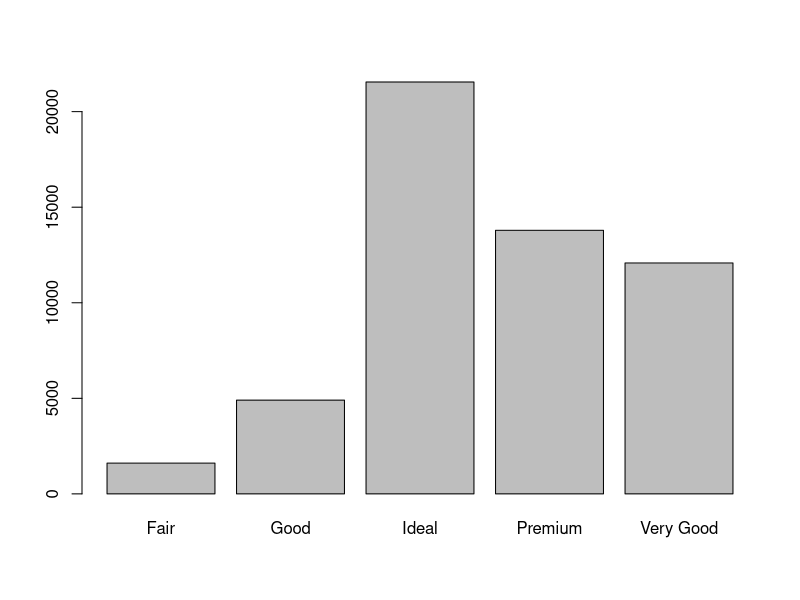
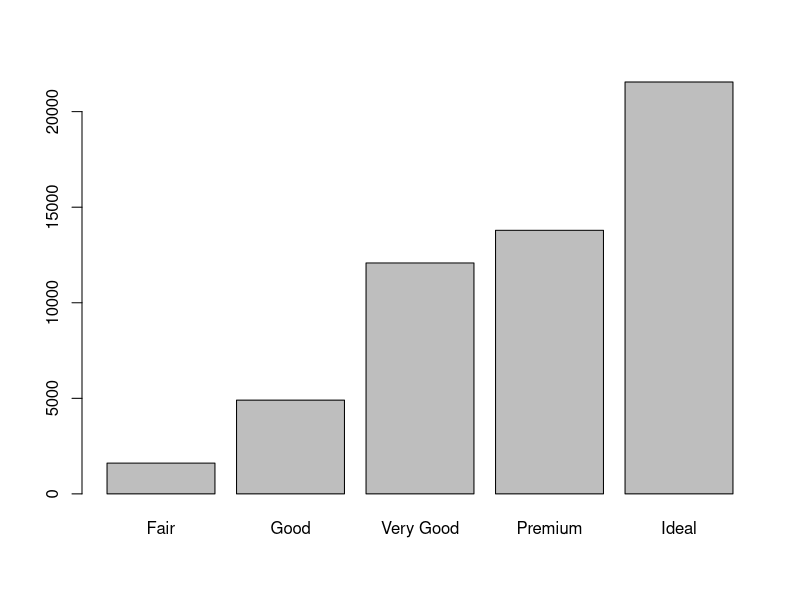
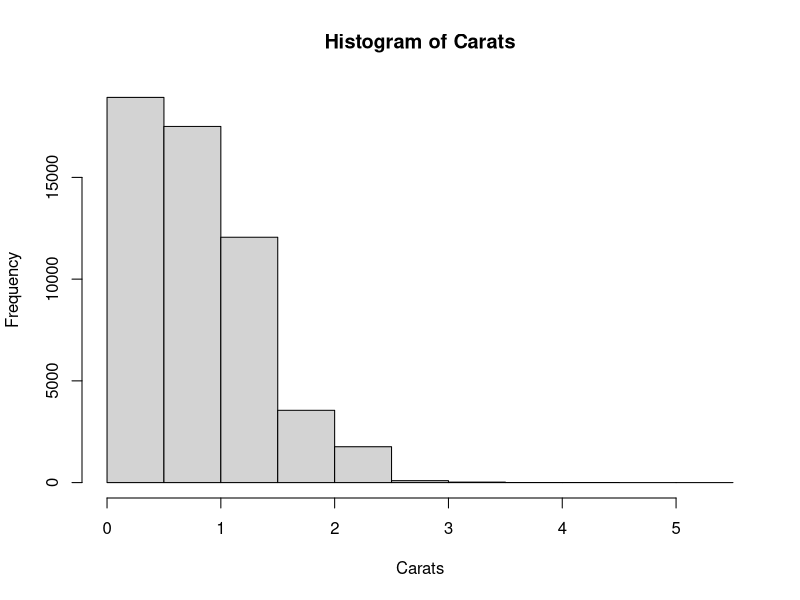
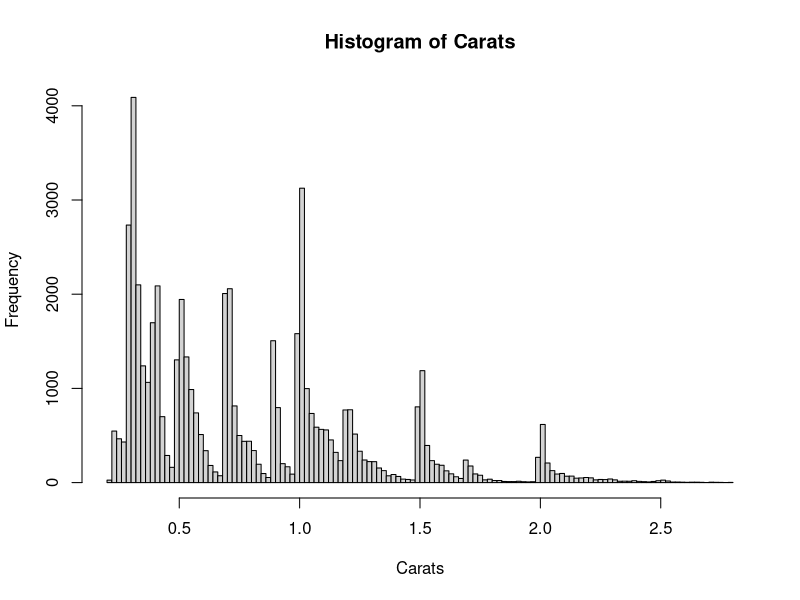
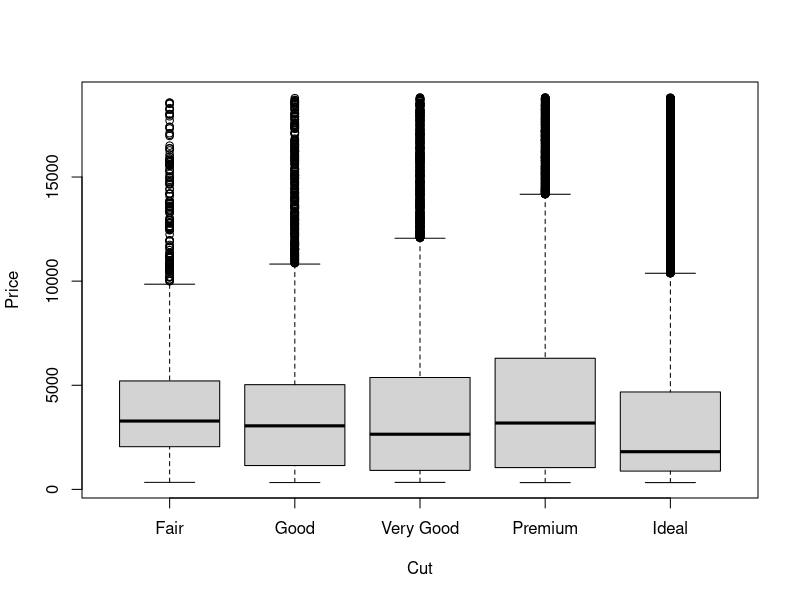
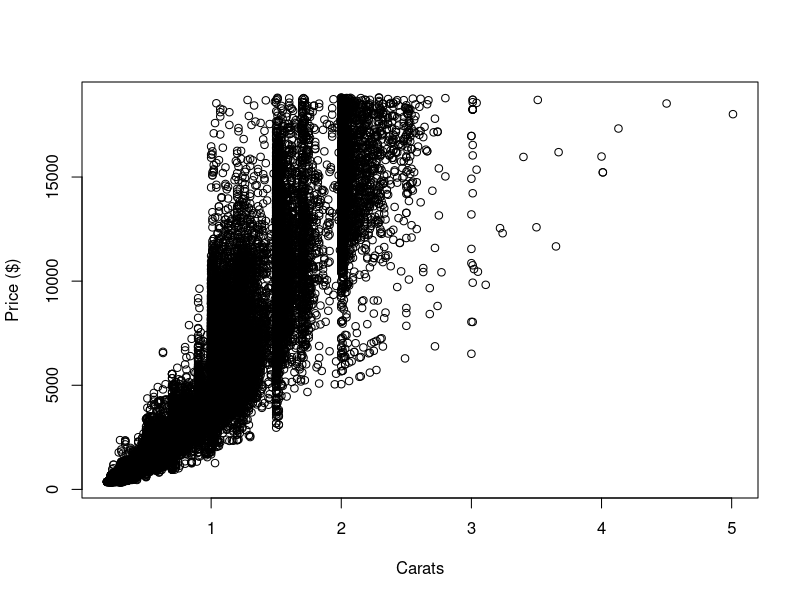
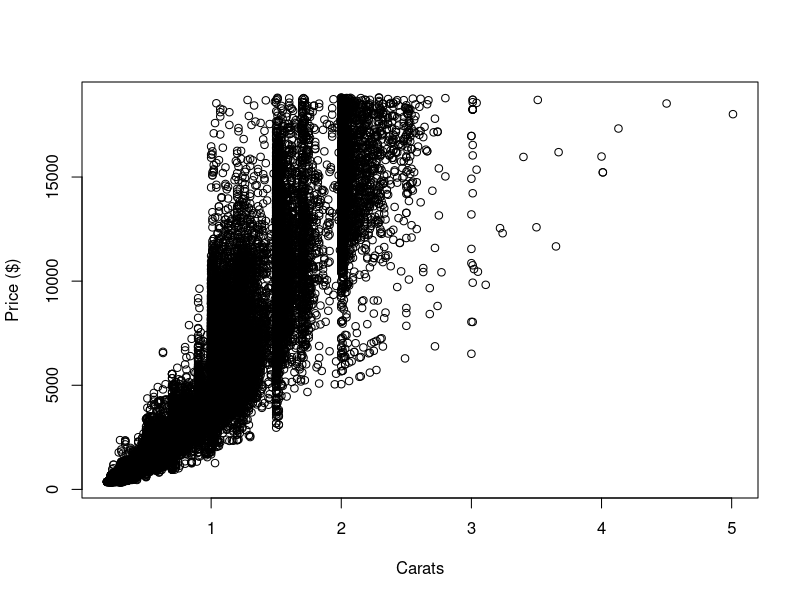
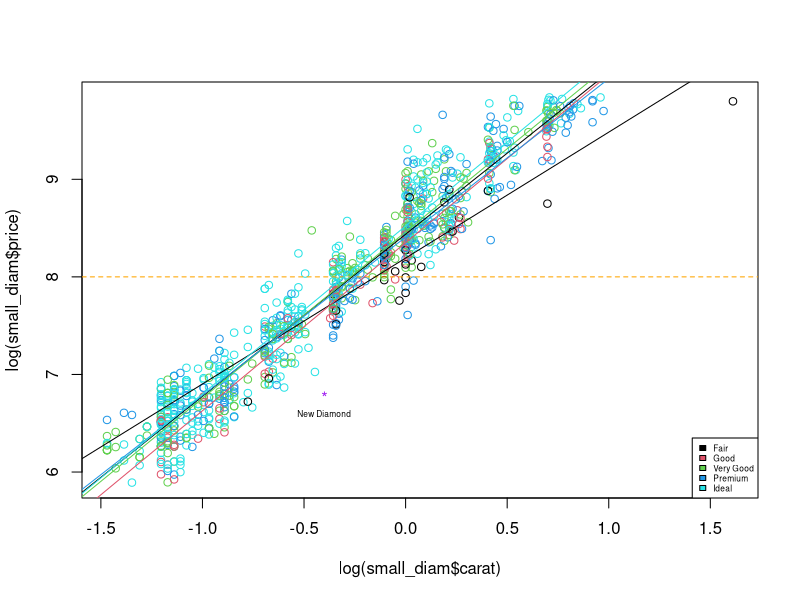

Reproduce these figures in R, in order.


####################################
######  Begin Document 
####################################


setwd("~/Desktop/Data")


## Slide 4 -------------------------------

diamonds         <- read.csv("diamonds.csv", as.is = T)
diamonds$cut     <- factor(diamonds$cut)
diamonds$color   <- factor(diamonds$color)
diamonds$clarity <- factor(diamonds$clarity)

## Slide 12 -------------------------------

table(diamonds$cut) 
names(table(diamonds$cut))

## Slide 13 -------------------------------

barplot(height = table(diamonds$cut), 
        names.arg = names(table(diamonds$cut)))


## Slide 14 -------------------------------

levels(diamonds$cut)
diamonds$cut <- factor(diamonds$cut, level = c("Fair", 
                                               "Good", "Very Good", "Premium", 
                                               "Ideal"))
levels(diamonds$cut)


## Slide 15 -------------------------------

barplot(height = table(diamonds$cut), 
        names.arg = names(table(diamonds$cut)))

## Slide 17 -------------------------------


hist(diamonds$carat, main = "Histogram of Carats", 
     xlab = "Carats")


## Slide 18 -------------------------------


hist(diamonds$carat[diamonds$carat < 3], breaks = 100, 
     main = "Histogram of Carats", xlab = "Carats")

## Slide 23 -------------------------------

boxplot(price ~ cut, data = diamonds, ylab = "Price", 
        xlab = "Cut")

## Slide 25 -------------------------------


plot(diamonds$carat, diamonds$price, xlab = "Carats", 
     ylab = "Price ($)")


## Slide 27
plot(diamonds$carat, diamonds$price, xlab = "Carats", 
     ylab = "Price ($)")


## Slide 30 -------------------------------

set.seed(1)

#number of rows (the sample size)
rows       <- dim(diamonds)[1]
small_diam <- diamonds[sample(1:rows, 1000), ]

#Maximum you can pull out is 6
#Pulls out a random number from 1-6
sample(1:6, 1)

## Slide 31 -------------------------------

plot(log(small_diam$carat), log(small_diam$price),
     col = small_diam$cut)
legend("bottomright", legend = levels(small_diam$cut), 
       fill = 1:length(levels(small_diam$cut)), cex = .5)


## Slide 33 -------------------------------


abline(8, 0, col = "orange", lty = 2)
lm1 <- lm(log(small_diam$price) ~ log(small_diam$carat))
abline(lm1)


## Slide 35 -------------------------------

cuts        <- levels(small_diam$cut)
col_counter <- 1

for (i in cuts) {
  this_cut    <- small_diam$cut == i
  this_data   <- small_diam[this_cut, ]
  this_lm     <- lm(log(this_data$price) 
                    ~ log(this_data$carat))
  abline(this_lm, col = col_counter)
  col_counter <- col_counter + 1
}


## Slide 38 -------------------------------

points(-0.4, 6.8,  pch = "*", col = "purple")



## Slide 40 -------------------------------

text(-0.4, 6.8 - .2, "New Diamond", cex = .5)



